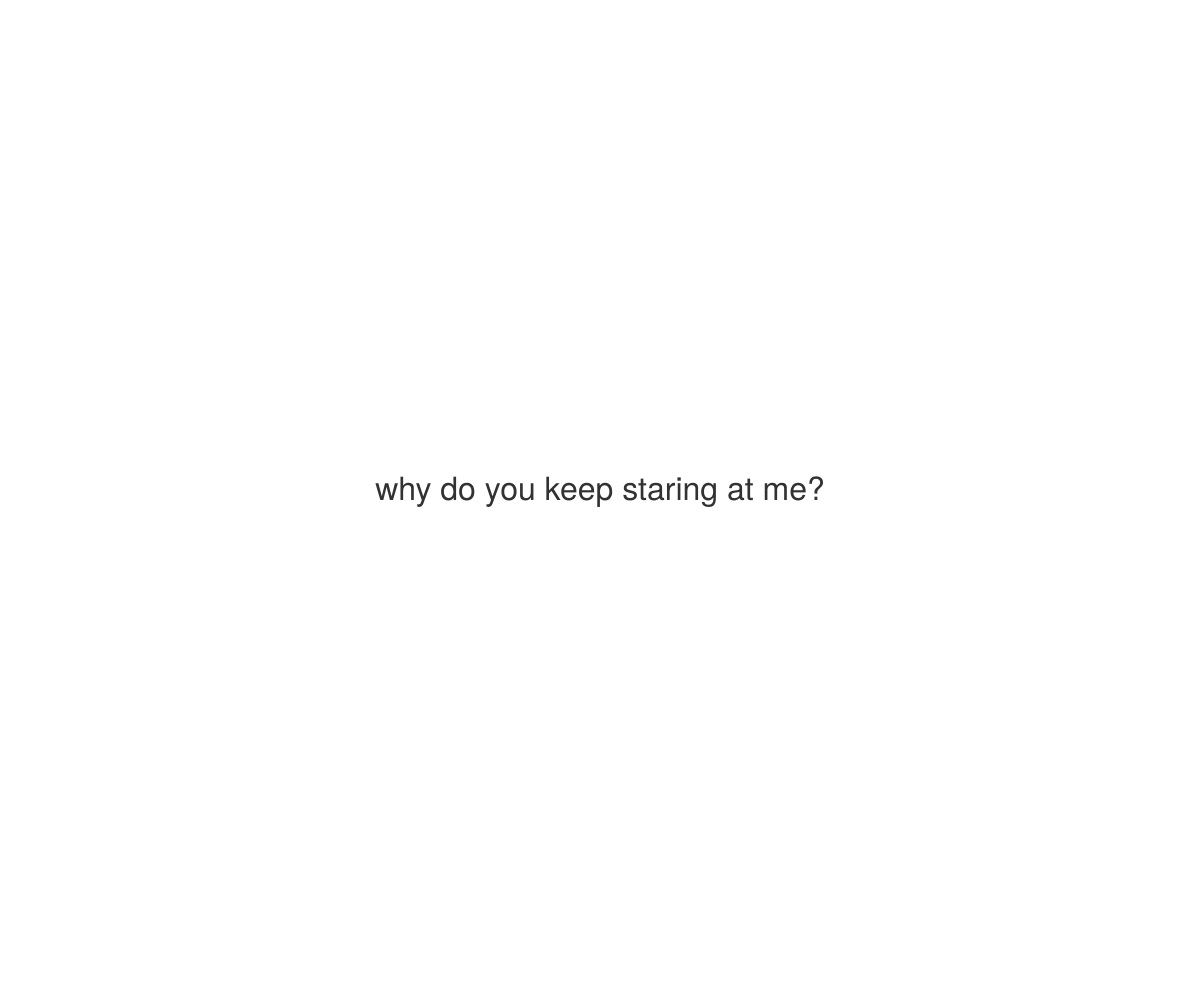
Frame 1 (no input)
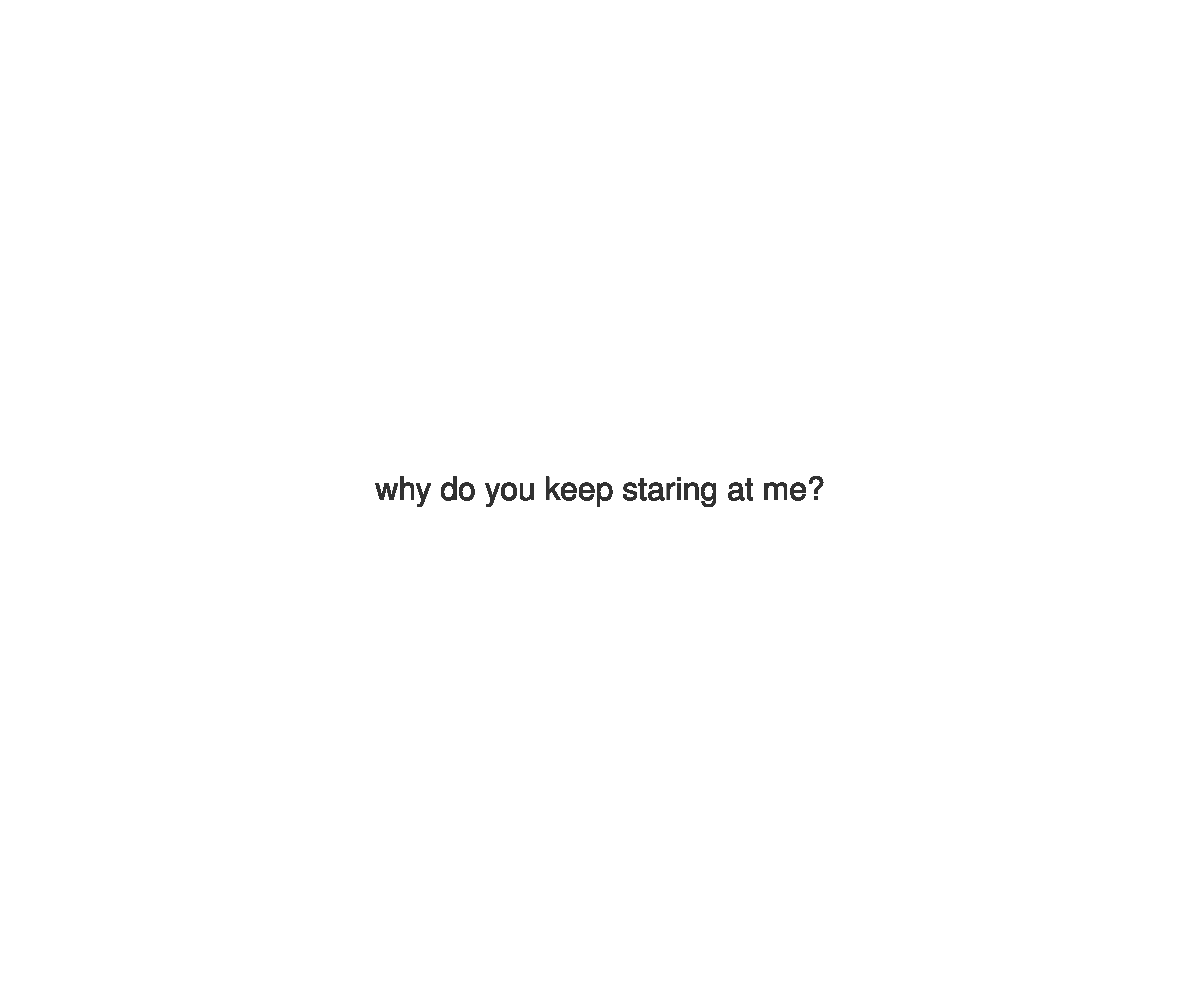
Frame 60 (no input)
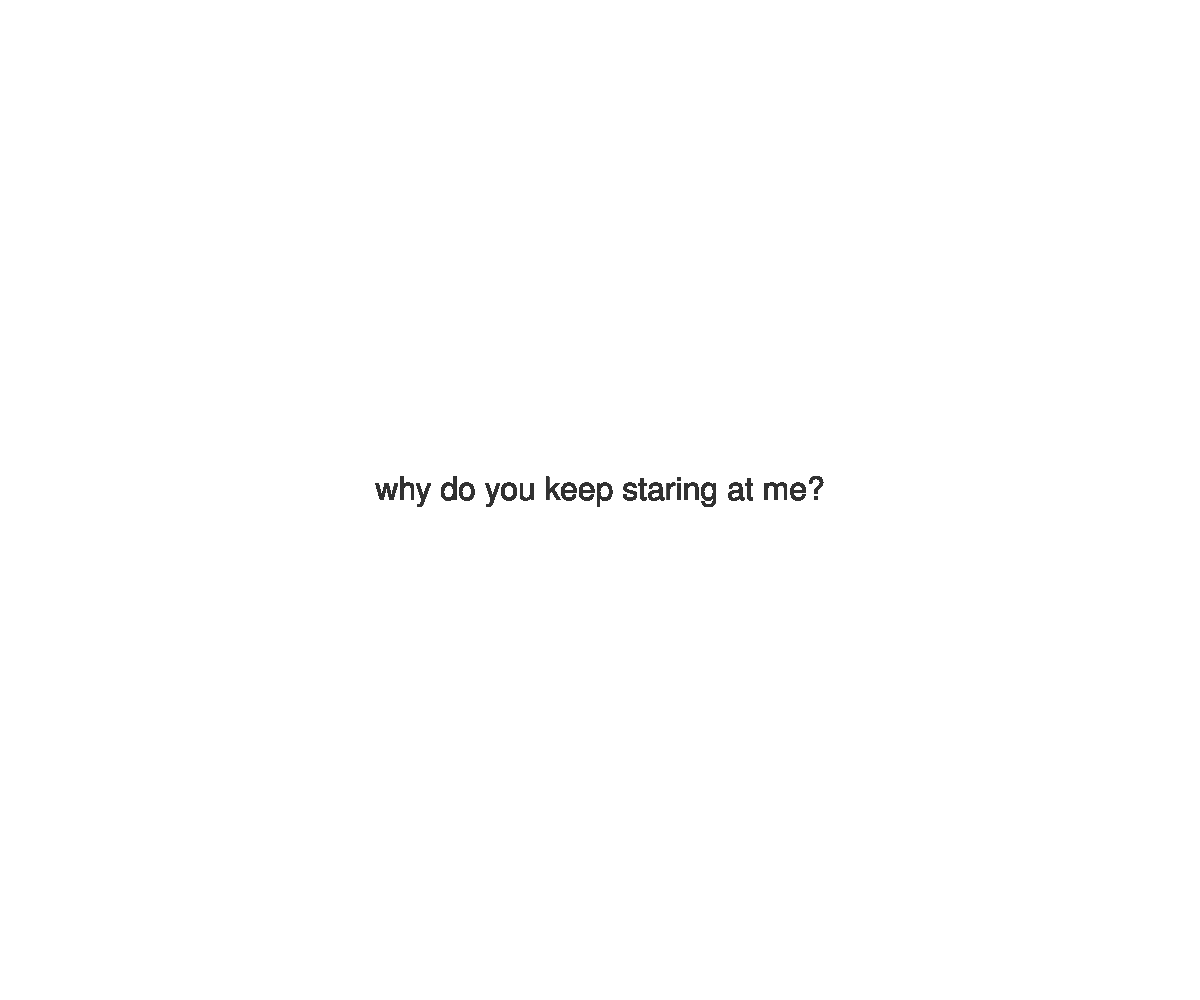
Frame 120 (the mouse pressed at the canvas centre since frame 60)

The p5.js sketch that drew these frames (run headless with seeded random() and noise() and a simulated clock; from frame 60 on, the mouse is pressed at the canvas centre):

// p5.js sketch
// ── sketch.js
var text1 = "hang in there, buddy";
var text2 = "why do you keep staring at me?";
var mainText;
var dayOfMonth;



/**
 * Setup the sketch
 */
function setup() {
	createCanvas(windowWidth, windowHeight);

	fill(50);
	noStroke();

	// set the horizontal alignment
	textAlign(CENTER);
	// no bold or italics
	textStyle(NORMAL);
	// set the font size
	textSize(32);
	// set the typeface
	textFont('Helvetica Neue');

	// dayOfMonth = day();
	dayOfMonth = 16;
	if(dayOfMonth < 15) {
		mainText = text1;
	} else {
		mainText = text2;
	}

}

/**
 * Main animation loop
 */
function draw() {

	// text(text1, 200, 50);

	text(mainText, width/2, height/2);

}


function windowResized() {
	resizeCanvas(windowWidth, windowHeight);
}
